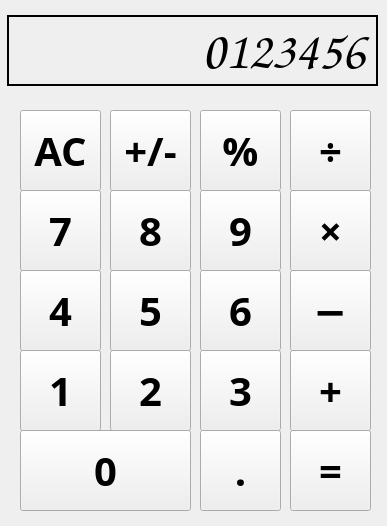
<?xml version="1.0" encoding="UTF-8"?>
<ui version="4.0">
 <class>MainWindow</class>
 <widget class="QMainWindow" name="MainWindow">
  <property name="geometry">
   <rect>
    <x>0</x>
    <y>0</y>
    <width>387</width>
    <height>526</height>
   </rect>
  </property>
  <property name="windowTitle">
   <string>MainWindow</string>
  </property>
  <widget class="QWidget" name="centralwidget">
   <widget class="QLabel" name="pantalla">
    <property name="geometry">
     <rect>
      <x>7</x>
      <y>15</y>
      <width>371</width>
      <height>71</height>
     </rect>
    </property>
    <property name="font">
     <font>
      <family>Comic Sans MS</family>
      <pointsize>40</pointsize>
     </font>
    </property>
    <property name="frameShape">
     <enum>QFrame::Shape::Box</enum>
    </property>
    <property name="frameShadow">
     <enum>QFrame::Shadow::Plain</enum>
    </property>
    <property name="lineWidth">
     <number>2</number>
    </property>
    <property name="text">
     <string>0123456</string>
    </property>
    <property name="alignment">
     <set>Qt::AlignmentFlag::AlignRight|Qt::AlignmentFlag::AlignTrailing|Qt::AlignmentFlag::AlignVCenter</set>
    </property>
   </widget>
   <widget class="QPushButton" name="btnAC">
    <property name="geometry">
     <rect>
      <x>20</x>
      <y>110</y>
      <width>81</width>
      <height>81</height>
     </rect>
    </property>
    <property name="font">
     <font>
      <family>Impact</family>
      <pointsize>30</pointsize>
      <italic>false</italic>
      <bold>true</bold>
     </font>
    </property>
    <property name="text">
     <string>AC</string>
    </property>
   </widget>
   <widget class="QPushButton" name="btnMasMenos">
    <property name="geometry">
     <rect>
      <x>110</x>
      <y>110</y>
      <width>81</width>
      <height>81</height>
     </rect>
    </property>
    <property name="font">
     <font>
      <family>Impact</family>
      <pointsize>30</pointsize>
      <italic>false</italic>
      <bold>true</bold>
     </font>
    </property>
    <property name="text">
     <string>+/-</string>
    </property>
   </widget>
   <widget class="QPushButton" name="btnPorcentaje">
    <property name="geometry">
     <rect>
      <x>200</x>
      <y>110</y>
      <width>81</width>
      <height>81</height>
     </rect>
    </property>
    <property name="font">
     <font>
      <family>Impact</family>
      <pointsize>30</pointsize>
      <italic>false</italic>
      <bold>true</bold>
     </font>
    </property>
    <property name="text">
     <string>%</string>
    </property>
   </widget>
   <widget class="QPushButton" name="btnEntre">
    <property name="geometry">
     <rect>
      <x>290</x>
      <y>110</y>
      <width>81</width>
      <height>81</height>
     </rect>
    </property>
    <property name="font">
     <font>
      <family>Impact</family>
      <pointsize>30</pointsize>
      <italic>false</italic>
      <bold>true</bold>
     </font>
    </property>
    <property name="text">
     <string>÷</string>
    </property>
   </widget>
   <widget class="QPushButton" name="btn7">
    <property name="geometry">
     <rect>
      <x>20</x>
      <y>190</y>
      <width>81</width>
      <height>81</height>
     </rect>
    </property>
    <property name="font">
     <font>
      <family>Impact</family>
      <pointsize>30</pointsize>
      <italic>false</italic>
      <bold>true</bold>
     </font>
    </property>
    <property name="text">
     <string>7</string>
    </property>
   </widget>
   <widget class="QPushButton" name="btnMultiplicacion">
    <property name="geometry">
     <rect>
      <x>290</x>
      <y>190</y>
      <width>81</width>
      <height>81</height>
     </rect>
    </property>
    <property name="font">
     <font>
      <family>Impact</family>
      <pointsize>30</pointsize>
      <italic>false</italic>
      <bold>true</bold>
     </font>
    </property>
    <property name="text">
     <string>×</string>
    </property>
   </widget>
   <widget class="QPushButton" name="btn8">
    <property name="geometry">
     <rect>
      <x>110</x>
      <y>190</y>
      <width>81</width>
      <height>81</height>
     </rect>
    </property>
    <property name="font">
     <font>
      <family>Impact</family>
      <pointsize>30</pointsize>
      <italic>false</italic>
      <bold>true</bold>
     </font>
    </property>
    <property name="text">
     <string>8</string>
    </property>
   </widget>
   <widget class="QPushButton" name="btn9">
    <property name="geometry">
     <rect>
      <x>200</x>
      <y>190</y>
      <width>81</width>
      <height>81</height>
     </rect>
    </property>
    <property name="font">
     <font>
      <family>Impact</family>
      <pointsize>30</pointsize>
      <italic>false</italic>
      <bold>true</bold>
     </font>
    </property>
    <property name="text">
     <string>9</string>
    </property>
   </widget>
   <widget class="QPushButton" name="btn4">
    <property name="geometry">
     <rect>
      <x>20</x>
      <y>270</y>
      <width>81</width>
      <height>81</height>
     </rect>
    </property>
    <property name="font">
     <font>
      <family>Impact</family>
      <pointsize>30</pointsize>
      <italic>false</italic>
      <bold>true</bold>
     </font>
    </property>
    <property name="text">
     <string>4</string>
    </property>
   </widget>
   <widget class="QPushButton" name="btnMenos">
    <property name="geometry">
     <rect>
      <x>290</x>
      <y>270</y>
      <width>81</width>
      <height>81</height>
     </rect>
    </property>
    <property name="font">
     <font>
      <family>Impact</family>
      <pointsize>30</pointsize>
      <italic>false</italic>
      <bold>true</bold>
     </font>
    </property>
    <property name="text">
     <string>−</string>
    </property>
   </widget>
   <widget class="QPushButton" name="btn5">
    <property name="geometry">
     <rect>
      <x>110</x>
      <y>270</y>
      <width>81</width>
      <height>81</height>
     </rect>
    </property>
    <property name="font">
     <font>
      <family>Impact</family>
      <pointsize>30</pointsize>
      <italic>false</italic>
      <bold>true</bold>
     </font>
    </property>
    <property name="text">
     <string>5</string>
    </property>
   </widget>
   <widget class="QPushButton" name="btn6">
    <property name="geometry">
     <rect>
      <x>200</x>
      <y>270</y>
      <width>81</width>
      <height>81</height>
     </rect>
    </property>
    <property name="font">
     <font>
      <family>Impact</family>
      <pointsize>30</pointsize>
      <italic>false</italic>
      <bold>true</bold>
     </font>
    </property>
    <property name="text">
     <string>6</string>
    </property>
   </widget>
   <widget class="QPushButton" name="btn1">
    <property name="geometry">
     <rect>
      <x>20</x>
      <y>350</y>
      <width>81</width>
      <height>81</height>
     </rect>
    </property>
    <property name="font">
     <font>
      <family>Impact</family>
      <pointsize>30</pointsize>
      <italic>false</italic>
      <bold>true</bold>
     </font>
    </property>
    <property name="text">
     <string>1</string>
    </property>
   </widget>
   <widget class="QPushButton" name="btnSuma">
    <property name="geometry">
     <rect>
      <x>290</x>
      <y>350</y>
      <width>81</width>
      <height>81</height>
     </rect>
    </property>
    <property name="font">
     <font>
      <family>Impact</family>
      <pointsize>30</pointsize>
      <italic>false</italic>
      <bold>true</bold>
     </font>
    </property>
    <property name="text">
     <string>+</string>
    </property>
   </widget>
   <widget class="QPushButton" name="btn2">
    <property name="geometry">
     <rect>
      <x>110</x>
      <y>350</y>
      <width>81</width>
      <height>81</height>
     </rect>
    </property>
    <property name="font">
     <font>
      <family>Impact</family>
      <pointsize>30</pointsize>
      <italic>false</italic>
      <bold>true</bold>
     </font>
    </property>
    <property name="text">
     <string>2</string>
    </property>
   </widget>
   <widget class="QPushButton" name="btn3">
    <property name="geometry">
     <rect>
      <x>200</x>
      <y>350</y>
      <width>81</width>
      <height>81</height>
     </rect>
    </property>
    <property name="font">
     <font>
      <family>Impact</family>
      <pointsize>30</pointsize>
      <italic>false</italic>
      <bold>true</bold>
     </font>
    </property>
    <property name="text">
     <string>3</string>
    </property>
   </widget>
   <widget class="QPushButton" name="btnIgual">
    <property name="geometry">
     <rect>
      <x>290</x>
      <y>430</y>
      <width>81</width>
      <height>81</height>
     </rect>
    </property>
    <property name="font">
     <font>
      <family>Impact</family>
      <pointsize>30</pointsize>
      <italic>false</italic>
      <bold>true</bold>
     </font>
    </property>
    <property name="text">
     <string>=</string>
    </property>
   </widget>
   <widget class="QPushButton" name="btn0">
    <property name="geometry">
     <rect>
      <x>20</x>
      <y>430</y>
      <width>171</width>
      <height>81</height>
     </rect>
    </property>
    <property name="font">
     <font>
      <family>Impact</family>
      <pointsize>30</pointsize>
      <italic>false</italic>
      <bold>true</bold>
     </font>
    </property>
    <property name="text">
     <string>0</string>
    </property>
   </widget>
   <widget class="QPushButton" name="btnPunto">
    <property name="geometry">
     <rect>
      <x>200</x>
      <y>430</y>
      <width>81</width>
      <height>81</height>
     </rect>
    </property>
    <property name="font">
     <font>
      <family>Impact</family>
      <pointsize>30</pointsize>
      <italic>false</italic>
      <bold>true</bold>
     </font>
    </property>
    <property name="text">
     <string>.</string>
    </property>
   </widget>
  </widget>
 </widget>
 <resources/>
 <connections/>
</ui>
